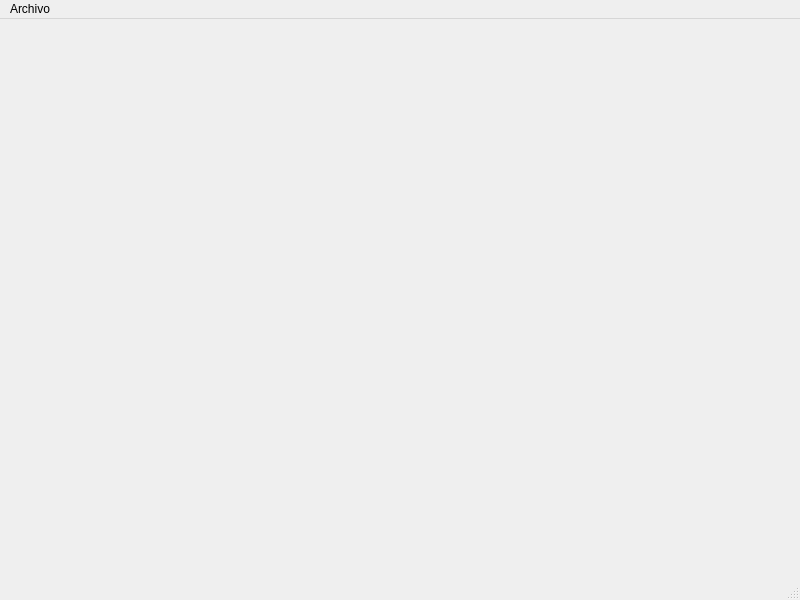
<?xml version="1.0" encoding="UTF-8"?>
<ui version="4.0">
 <class>MainWindow</class>
 <widget class="QMainWindow" name="MainWindow">
  <property name="geometry">
   <rect>
    <x>0</x>
    <y>0</y>
    <width>800</width>
    <height>600</height>
   </rect>
  </property>
  <property name="windowTitle">
   <string>MainWindow</string>
  </property>
  <widget class="QWidget" name="centralwidget"/>
  <widget class="QMenuBar" name="menubar">
   <property name="geometry">
    <rect>
     <x>0</x>
     <y>0</y>
     <width>800</width>
     <height>21</height>
    </rect>
   </property>
   <widget class="QMenu" name="menuArchivo">
    <property name="title">
     <string>Archivo</string>
    </property>
    <addaction name="separator"/>
    <addaction name="actionGuardar"/>
    <addaction name="actionGuardar_como"/>
   </widget>
   <addaction name="menuArchivo"/>
  </widget>
  <widget class="QStatusBar" name="statusbar"/>
  <action name="actionGuardar">
   <property name="text">
    <string>Guardar</string>
   </property>
  </action>
  <action name="actionGuardar_como">
   <property name="text">
    <string>Guardar como</string>
   </property>
  </action>
 </widget>
 <resources/>
 <connections/>
</ui>
